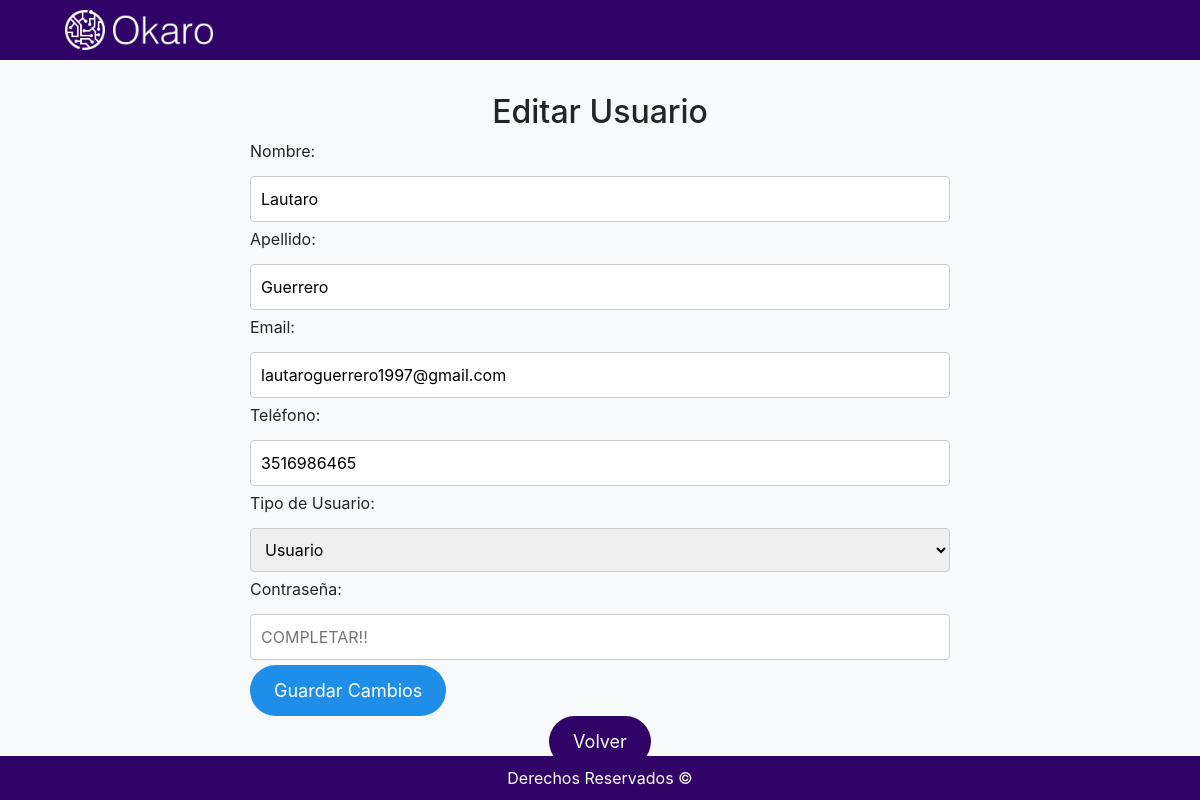
Screenshot of /AdministrarUsers/formulario-user.php?id=20 (signed in) with the database file from the repository.
### tables this page shows
CREATE TABLE `usuario` (
  `id_usuario` int(11) NOT NULL,
  `nombre_usuario` varchar(255) NOT NULL,
  `apellido_usuario` varchar(255) NOT NULL,
  `email_usuario` varchar(255) NOT NULL,
  `telefono_usuario` varchar(20) NOT NULL,
  `clave_usuario` varchar(255) NOT NULL,
  `tipo_usuario` enum('administrador','usuario') DEFAULT NULL,
  `id_area_usuario` int(11) NOT NULL
);

### AdministrarUsers/formulario-user.php (the view, shortened to what this page needs)
<?php
include_once '../DataBaseConexion/db.php';
?>
<!DOCTYPE html>
<html lang="es">
<head>
    <link rel="stylesheet" href="https://stackpath.bootstrapcdn.com/bootstrap/4.3.1/css/bootstrap.min.css" />
    <link rel="stylesheet" href="../Estilos/botones.css" />
    <link rel="stylesheet" href="../Estilos/navfoot.css" />
    <link rel="stylesheet" href="../Estilos/estilo.css" />
</head>
<body>
    <nav class="navbar">
        <div class="container">
            <img src="../img/Okaro_White.png" alt="Logo" class="img-fluid" />
        </div>
    </nav>
    <div id="container-central-areas">
        <?php
    if (isset($_SESSION['ID_usuario'])) {
    if ($DB_conn) {
    if (isset($_GET['id']) && is_numeric($_GET['id'])) {
    $id_usuario = $_GET['id'];
    $query = "SELECT * FROM usuario WHERE id_usuario = $id_usuario";
    $result = mysqli_query($DB_conn, $query);
    if ($result && mysqli_num_rows($result) > 0) {
    $row = mysqli_fetch_assoc($result);
    ?>
                        <h2>Editar Usuario</h2>
                        <form action="editar-user.php" method="post">
                            <label for="nombre">Nombre:</label>
                            <input type="text" id="nombre" name="nombre" value="<?php echo $row['nombre_usuario']; ?>" required />
                            <label for="apellido">Apellido:</label>
                            <input type="text" id="apellido" name="apellido" value="<?php echo $row['apellido_usuario']; ?>" required />
                            <label for="email">Email:</label>
                            <input type="email" id="email" name="email" value="<?php echo $row['email_usuario']; ?>" required />
                            <label for="telefono">Teléfono:</label>
                            <input type="tel" id="telefono" name="telefono" value="<?php echo $row['telefono_usuario']; ?>" required />
                            <label for="tipo">Tipo de Usuario:</label>
                            <select id="tipo" name="tipo" required>
                                <option value="usuario" <?php echo ($row['tipo_usuario'] == 'usuario') ? 'selected' : ''; ?>>Usuario</option>
                            </select>
                            <label for="clave">Contraseña:</label>
                            <input type="password" id="clave" name="clave" placeholder="COMPLETAR!!" />
                            <button type="submit" class="btn-azul">Guardar Cambios</button>
                        </form>
        <?php
                    } else {
                        echo 'Usuario no encontrado.';
                    }
                } else {
                    echo 'ID de usuario no válido.';
                }
            } else {
                echo 'Conexión fallida.';
            }
        } else {
            echo 'No hay sesión de usuario. Por favor, inicia sesión.';
        }
        ?>
        <a href="../Panel/administradorPanel.php"><button class="btn-morado">Volver</button></a>
    </div>
    <footer>
        <div class="container">
            <p class="mb-0">Derechos Reservados ©</p>
        </div>
    </footer>
</body>
</html>

### Estilos/botones.css (style rules this page uses)
.btn-azul { background-color: #1f8ee9; color: #ffffff; border: none; border-radius: 30px; cursor: pointer; transition: background-color 0.3s ease, color 0.3s ease; font-size: 18px; padding: 12px 24px; }
.btn-morado { background-color: #310467; color: #ffffff; border: none; border-radius: 30px; cursor: pointer; transition: background-color 0.3s ease; font-size: 18px; padding: 12px 24px; }

### Estilos/navfoot.css (style rules this page uses)
.navbar { background-color: #310467; color: #ffffff; text-align: center; padding: 10px 0; }
.navbar img { height: 40px; margin-left: 20px; }
footer { background-color: #310467; color: #ffffff; text-align: center; padding: 10px 0; position: fixed; bottom: 0; width: 100%; }

### Estilos/estilo.css (style rules this page uses)
body { display: flex; flex-direction: column; min-height: 100vh; margin: 0; }
#container-central-areas { flex-grow: 1; display: flex; flex-direction: column; align-items: center; justify-content: center; padding: 20px; box-sizing: border-box; }
#container-central-areas form { width: 100%; max-width: 700px; }
select, input[type="text"], textarea { width: 100%; padding: 10px; margin: 5px 0; border: 1px solid #ccc; border-radius: 4px; box-sizing: border-box; }
select, input[type="email"], input[type="tel"], input[type="password"] { width: 100%; padding: 10px; margin: 5px 0; border: 1px solid #ccc; border-radius: 4px; box-sizing: border-box; }
body { background-color: #f8f9fa; margin: 0; padding: 0; display: flex; flex-direction: column; min-height: 100vh; }

### rows the page displays
usuario: nombre "Lautaro", apellido "Guerrero", email "lautaroguerrero1997@gmail.com", telefono "3516986465", tipo "Usuario"
